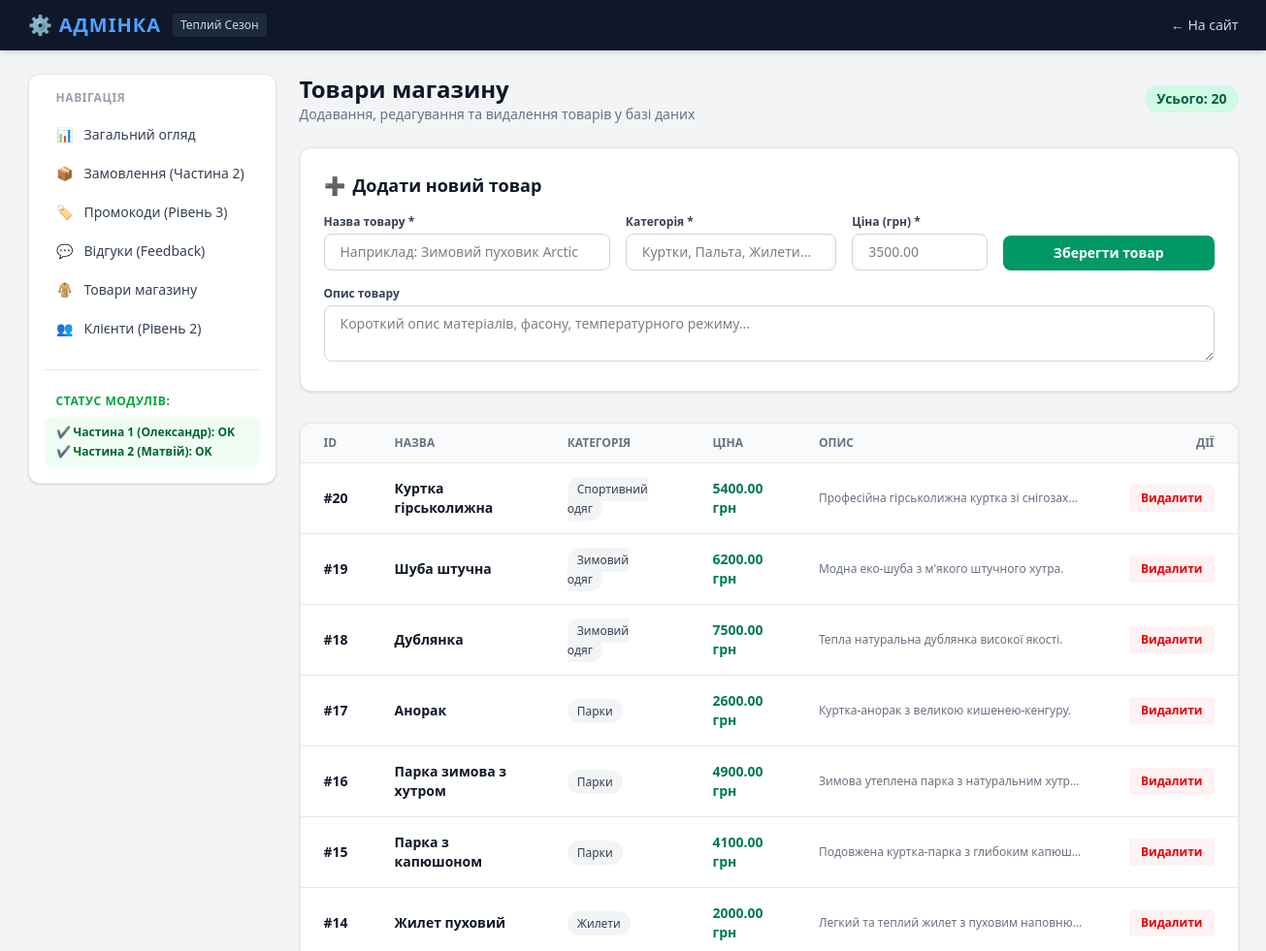
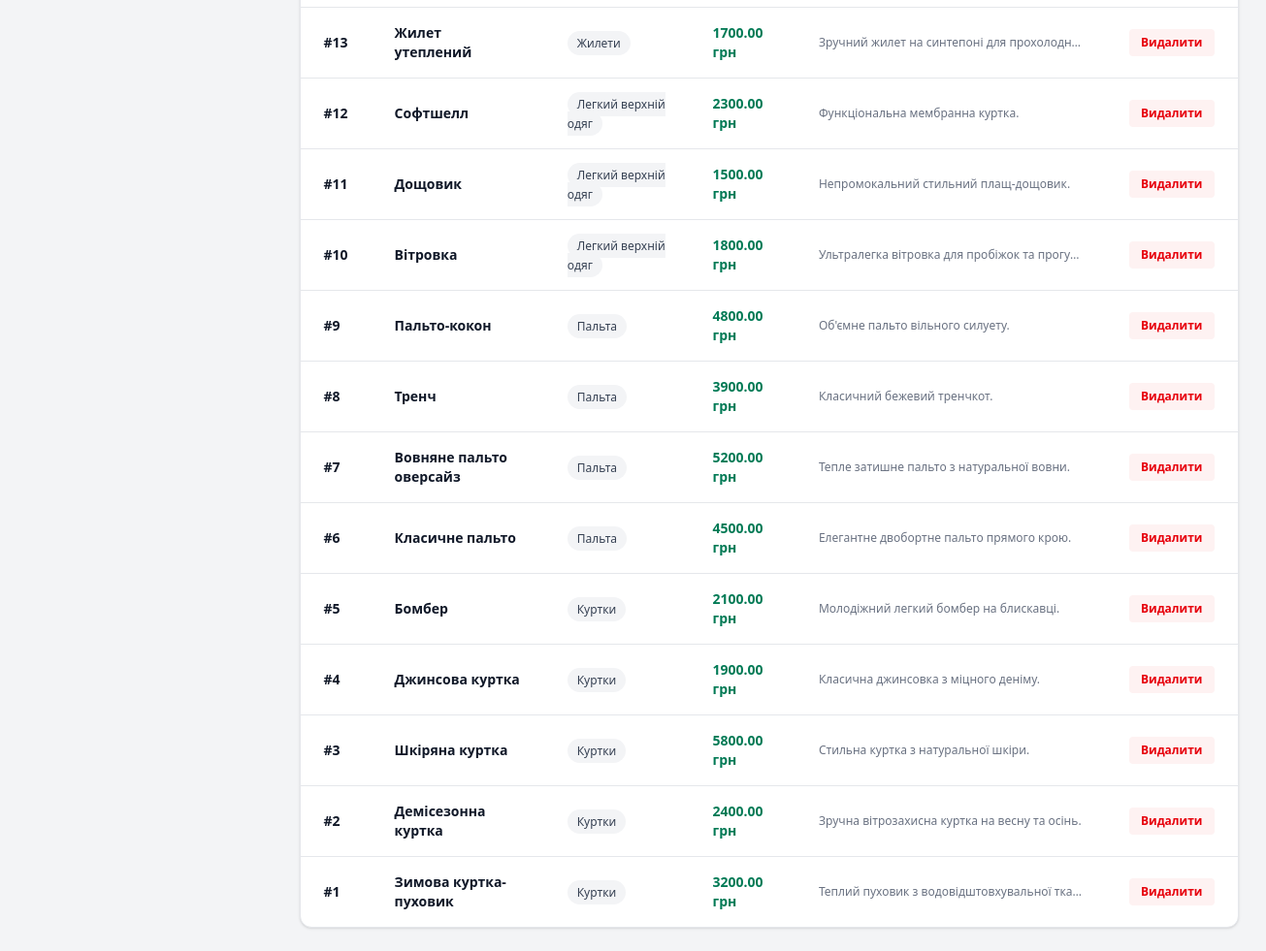
/admin/products, run on the app's committed database (2 pictures, top to bottom).
### tables this page shows
CREATE TABLE products (
                id INTEGER PRIMARY KEY AUTOINCREMENT,
                name TEXT NOT NULL,
                category TEXT NOT NULL,
                price REAL NOT NULL,
                description TEXT,
                created_at TIMESTAMP DEFAULT CURRENT_TIMESTAMP
            );

### routes/admin.py (the view)
@admin_bp.route('/products')
def products_list():
    products = models.get_all_products()
    categories = models.get_categories()
    return render_template('admin/products.html', products=products, categories=categories)

### models.py (called while the page is built)
def get_db():
    if 'db' not in g:
        g.db = sqlite3.connect(
            current_app.config['DATABASE'],
            detect_types=sqlite3.PARSE_DECLTYPES
        )
        g.db.row_factory = sqlite3.Row
        g.db.execute('PRAGMA foreign_keys = ON;')
    return g.db

def get_all_products(category=None, search=None):
    db = get_db()
    query = 'SELECT * FROM products WHERE 1=1'
    params = []
    if category and category != 'all':
        query += ' AND category = ?'
        params.append(category)
    if search:
        query += ' AND (name LIKE ? OR description LIKE ?)'
        search_pattern = f'%{search}%'
        params.extend([search_pattern, search_pattern])
    query += ' ORDER BY id DESC;'
    return db.execute(query, params).fetchall()

def get_categories():
    db = get_db()
    rows = db.execute('SELECT DISTINCT category FROM products ORDER BY category;').fetchall()
    return [row['category'] for row in rows]

### templates/admin/products.html (shortened to what this page needs)
{% extends "admin/base_admin.html" %}
{% block admin_content %}
<div class="mb-6 flex justify-between items-center">
    <div>
        <h1 class="text-2xl font-bold text-gray-900">Товари магазину</h1>
        <p class="text-gray-500 text-sm">Додавання, редагування та видалення товарів у базі даних</p>
    </div>
    <span class="text-sm font-semibold bg-emerald-100 text-emerald-800 px-3 py-1 rounded-full">Усього: {{ products|length }}</span>
</div>
<div class="bg-white rounded-xl border border-gray-200 shadow-sm p-6 mb-8">
    <h2 class="text-lg font-bold text-gray-900 mb-4 flex items-center gap-2">
        <span>➕</span> Додати новий товар
    </h2>
    <form method="POST" action="{{ url_for('admin_bp.product_add') }}" class="grid grid-cols-1 md:grid-cols-12 gap-4">
        <div class="md:col-span-4">
            <label class="block text-xs font-semibold text-gray-700 mb-1">Назва товару *</label>
            <input type="text" name="name" required placeholder="Наприклад: Зимовий пуховик Arctic"
                   class="w-full px-4 py-2 border border-gray-300 rounded-lg text-sm focus:ring-2 focus:ring-emerald-500 focus:outline-none">
        </div>
        <div class="md:col-span-3">
            <label class="block text-xs font-semibold text-gray-700 mb-1">Категорія *</label>
            <input type="text" name="category" required placeholder="Куртки, Пальта, Жилети..."
                   class="w-full px-4 py-2 border border-gray-300 rounded-lg text-sm focus:ring-2 focus:ring-emerald-500 focus:outline-none">
        </div>
        <div class="md:col-span-2">
            <label class="block text-xs font-semibold text-gray-700 mb-1">Ціна (грн) *</label>
            <input type="number" step="0.01" name="price" required placeholder="3500.00"
                   class="w-full px-4 py-2 border border-gray-300 rounded-lg text-sm focus:ring-2 focus:ring-emerald-500 focus:outline-none">
        </div>
        <div class="md:col-span-3 flex items-end">
            <button type="submit" class="w-full bg-emerald-600 hover:bg-emerald-700 text-white font-semibold py-2 px-4 rounded-lg text-sm transition">
                Зберегти товар
            </button>
        </div>
        <div class="md:col-span-12">
            <label class="block text-xs font-semibold text-gray-700 mb-1">Опис товару</label>
            <textarea name="description" rows="2" placeholder="Короткий опис матеріалів, фасону, температурного режиму..."
                      class="w-full px-4 py-2 border border-gray-300 rounded-lg text-sm focus:ring-2 focus:ring-emerald-500 focus:outline-none"></textarea>
        </div>
    </form>
</div>
<div class="bg-white rounded-xl border border-gray-200 shadow-sm overflow-hidden">
    {% if products %}
    <div class="overflow-x-auto">
        <table class="w-full text-left text-sm text-gray-700">
            <thead class="bg-gray-50 text-xs uppercase text-gray-500 border-b border-gray-200">
                <tr>
                    <th class="px-6 py-3">ID</th>
                    <th class="px-6 py-3">Назва</th>
                    <th class="px-6 py-3">Категорія</th>
                    <th class="px-6 py-3">Ціна</th>
                    <th class="px-6 py-3">Опис</th>
                    <th class="px-6 py-3 text-right">Дії</th>
                </tr>
            </thead>
            <tbody class="divide-y divide-gray-200">
                {% for item in products %}
                <tr class="hover:bg-gray-50 transition">
                    <td class="px-6 py-4 font-bold text-gray-900">#{{ item.id }}</td>
                    <td class="px-6 py-4 font-semibold text-gray-900">{{ item.name }}</td>
                    <td class="px-6 py-4">
                        <span class="bg-gray-100 text-gray-700 px-2.5 py-1 rounded-full text-xs font-medium">{{ item.category }}</span>
                    </td>
                    <td class="px-6 py-4 font-bold text-emerald-700">{{ "%.2f"|format(item.price) }} грн</td>
                    <td class="px-6 py-4 text-xs text-gray-500 max-w-xs truncate">{{ item.description }}</td>
                    <td class="px-6 py-4 text-right">
                        <form method="POST" action="{{ url_for('admin_bp.product_delete', product_id=item.id) }}" onsubmit="return confirm('Видалити цей товар?');">
                            <button type="submit" class="text-xs bg-red-50 hover:bg-red-100 text-red-600 font-semibold px-3 py-1.5 rounded transition">
                                Видалити
                            </button>
                        </form>
                    </td>
                </tr>
                {% endfor %}
            </tbody>
        </table>
    </div>
    {% else %}
    <div class="p-8 text-center text-gray-400">
        У каталозі ще немає товарів.
    </div>
    {% endif %}
</div>
{% endblock %}

### data on the page
products: id "20", name "Куртка гірськолижна", category "Спортивний одяг", price "5400.00", description "Професійна гірськолижна куртка зі снігозах…"
products: id "19", name "Шуба штучна", category "Зимовий одяг", price "6200.00", description "Модна еко-шуба з м'якого штучного хутра."
products: id "18", name "Дублянка", category "Зимовий одяг", price "7500.00", description "Тепла натуральна дублянка високої якості."
products: id "17", name "Анорак", category "Парки", price "2600.00", description "Куртка-анорак з великою кишенею-кенгуру."
products: id "16", name "Парка зимова з хутром", category "Парки", price "4900.00", description "Зимова утеплена парка з натуральним хутр…"
products: id "15", name "Парка з капюшоном", category "Парки", price "4100.00", description "Подовжена куртка-парка з глибоким капюш…"
products: id "14", name "Жилет пуховий", category "Жилети", price "2000.00", description "Легкий та теплий жилет з пуховим наповню…"
products: id "13", name "Жилет утеплений", category "Жилети", price "1700.00", description "Зручний жилет на синтепоні для прохолодн…"
products: id "12", name "Софтшелл", category "Легкий верхній одяг", price "2300.00", description "Функціональна мембранна куртка."
products: id "11", name "Дощовик", category "Легкий верхній одяг", price "1500.00", description "Непромокальний стильний плащ-дощовик."
products: id "10", name "Вітровка", category "Легкий верхній одяг", price "1800.00", description "Ультралегка вітровка для пробіжок та прогу…"
products: id "9", name "Пальто-кокон", category "Пальта", price "4800.00", description "Об'ємне пальто вільного силуету."
products: id "8", name "Тренч", category "Пальта", price "3900.00", description "Класичний бежевий тренчкот."
products: id "7", name "Вовняне пальто оверсайз", category "Пальта", price "5200.00", description "Тепле затишне пальто з натуральної вовни."
products: id "6", name "Класичне пальто", category "Пальта", price "4500.00", description "Елегантне двобортне пальто прямого крою."
products: id "5", name "Бомбер", category "Куртки", price "2100.00", description "Молодіжний легкий бомбер на блискавці."
products: id "4", name "Джинсова куртка", category "Куртки", price "1900.00", description "Класична джинсовка з міцного деніму."
products: id "3", name "Шкіряна куртка", category "Куртки", price "5800.00", description "Стильна куртка з натуральної шкіри."
products: id "2", name "Демісезонна куртка", category "Куртки", price "2400.00", description "Зручна вітрозахисна куртка на весну та осінь."
products: id "1", name "Зимова куртка-пуховик", category "Куртки", price "3200.00", description "Теплий пуховик з водовідштовхувальної тка…"

### other printed values
{{ products|length }} "20"
